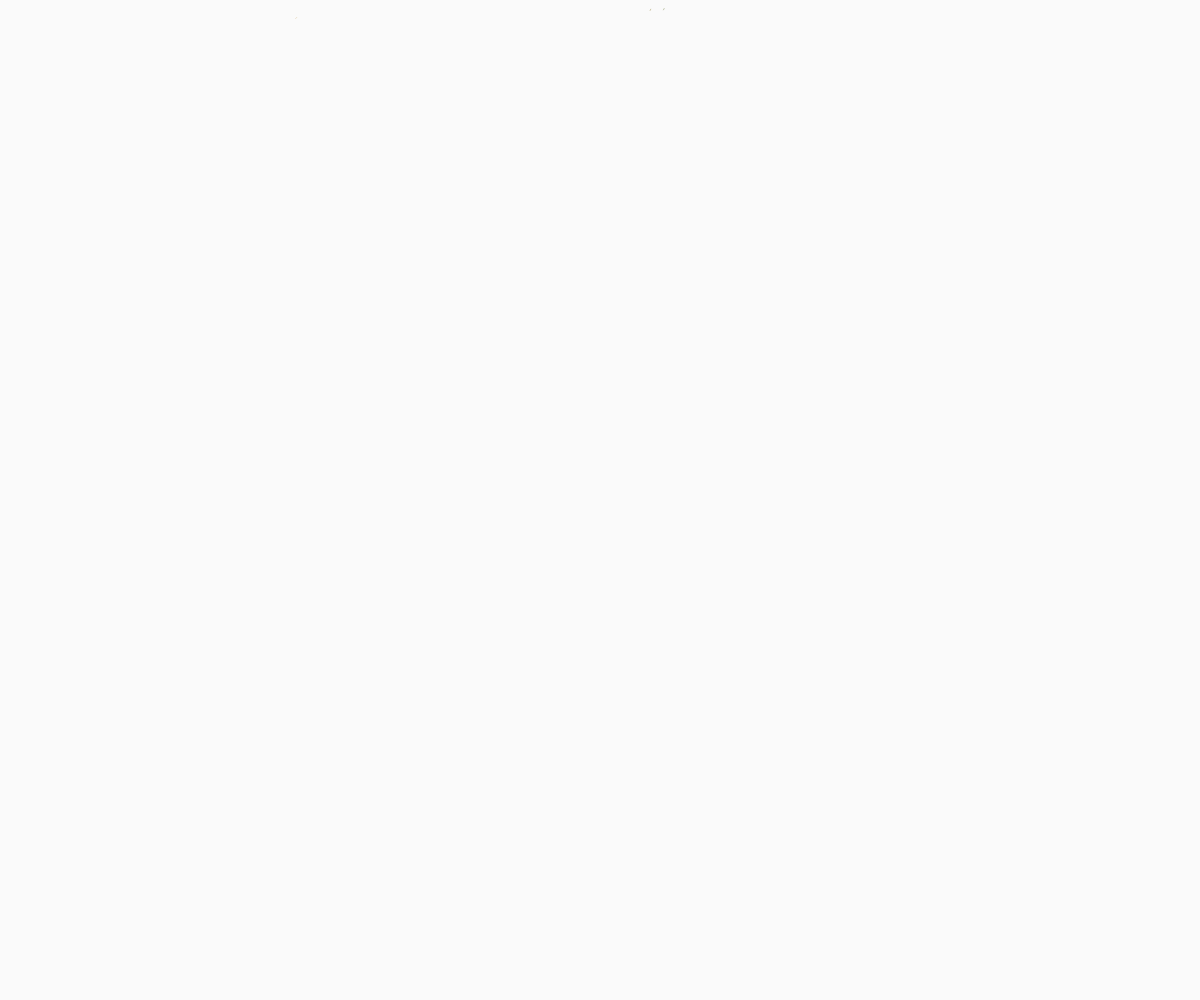
Frame 1 (no input)
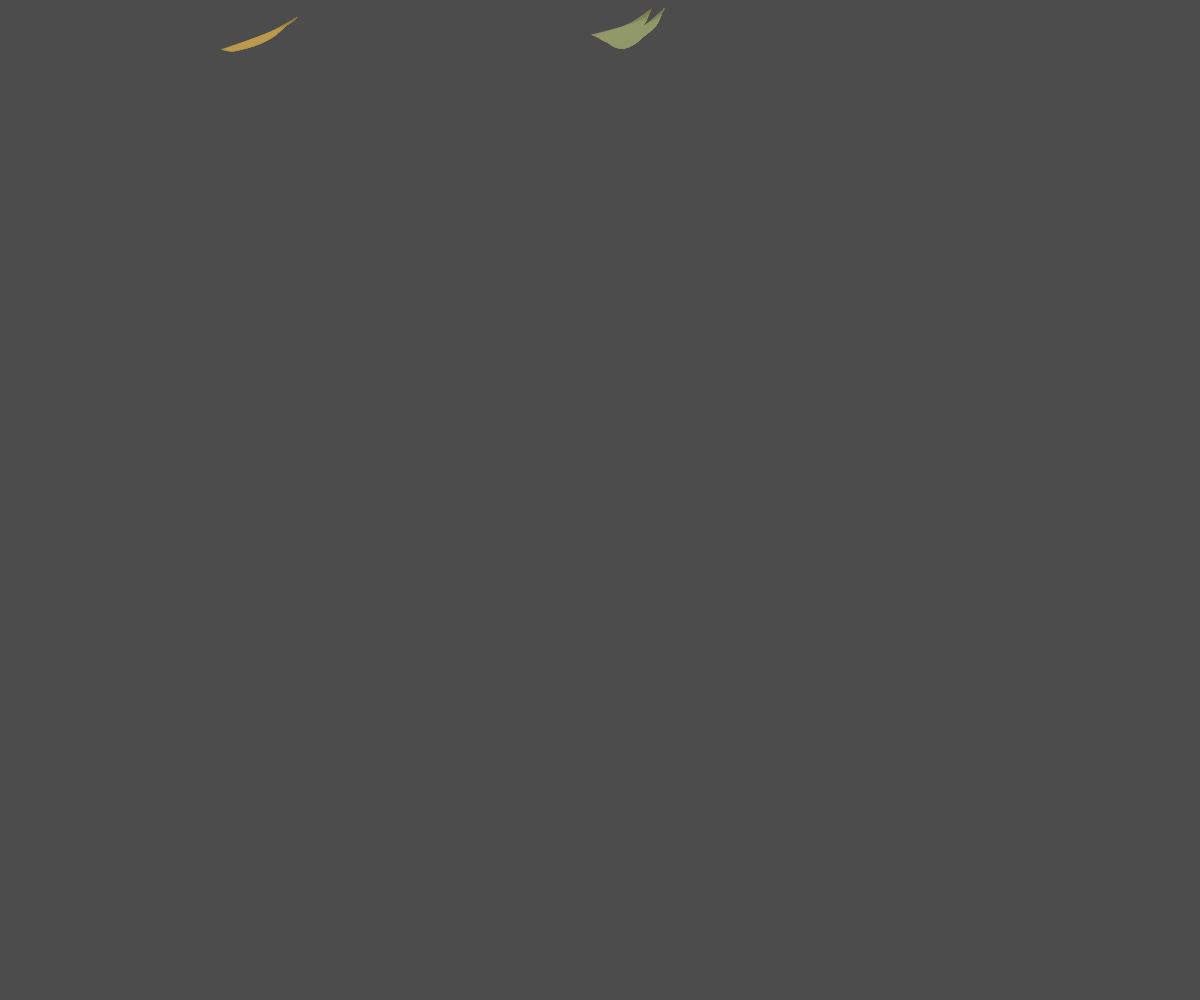
Frame 60 (no input)
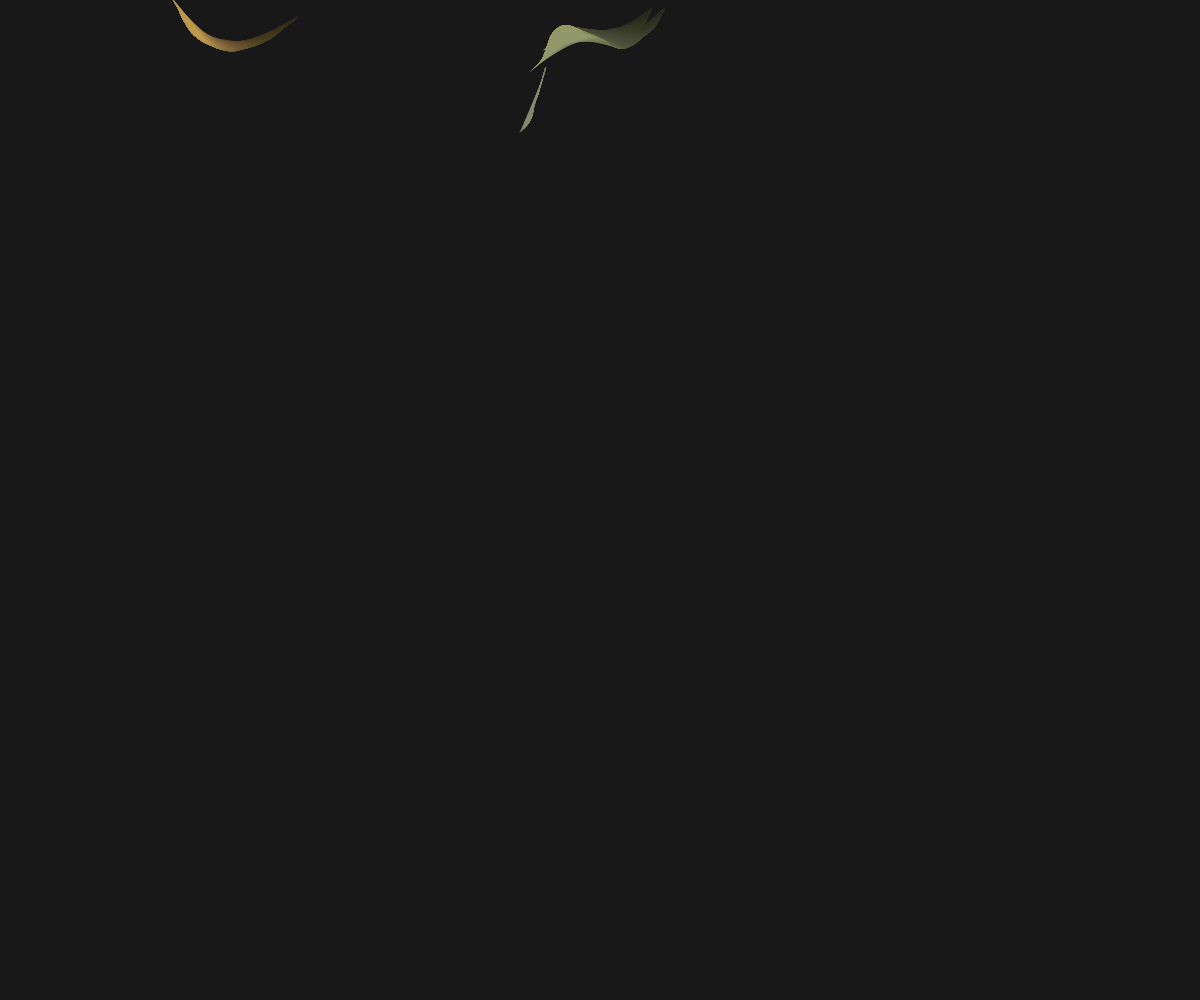
Frame 120 (the mouse pressed at the canvas centre since frame 60)

The p5.js sketch that drew these frames (run headless with seeded random() and noise() and a simulated clock; from frame 60 on, the mouse is pressed at the canvas centre):

// p5.js sketch
// ── sketch.js
let streams = [];
const maxStreams = 100;
const streamDensity = 0.03;
const colorPalette = [
  [20, 80, 90],   // Deep blue-green
  [30, 70, 80],   // Muted green
  [40, 60, 75],   // Olive
  [50, 50, 70],   // Earthy brown
  [60, 40, 65],   // Rust
  [70, 30, 60],   // Deep red
  [80, 20, 55],   // Dark burgundy
];

function setup() {
  createCanvas(windowWidth, windowHeight);
  noStroke();
  colorMode(HSB, 360, 100, 100, 1);
  frameRate(30);

  // Initialize streams
  for (let i = 0; i < maxStreams; i++) {
    if (random() < streamDensity) {
      streams.push(createStream());
    }
  }
}

function draw() {
  background(0, 0, 5, 0.02); // Semi-transparent dark background

  // Update and display streams
  for (let i = streams.length - 1; i >= 0; i--) {
    const s = streams[i];
    s.update();
    s.display();

    // Remove streams that are too old or have ended
    if (s.age > 500 || s.segments.length === 0) {
      streams.splice(i, 1);
    }
  }

  // Add new streams occasionally
  if (frameCount % 10 === 0 && streams.length < maxStreams) {
    if (random() < streamDensity) {
      streams.push(createStream());
    }
  }
}

function createStream() {
  const start = { x: random(width), y: random(height * 0.3) };
  const segments = [{ x: start.x, y: start.y }];
  const colorIndex = floor(random(colorPalette.length));
  const hue = colorPalette[colorIndex][0];
  const saturation = colorPalette[colorIndex][1];
  const brightness = colorPalette[colorIndex][2];

  return {
    segments: segments,
    age: 0,
    hue: hue,
    saturation: saturation,
    brightness: brightness,
    update: function() {
      this.age++;
      
      // Add new segment
      const last = this.segments[this.segments.length - 1];
      const angle = noise(last.x * 0.01, last.y * 0.01, this.age * 0.01) * TWO_PI;
      const speed = random(0.5, 2);
      const dx = cos(angle) * speed;
      const dy = sin(angle) * speed;

      const newX = last.x + dx;
      const newY = last.y + dy;

      // Add some randomness to make it more natural
      this.segments.push({ x: newX, y: newY });

      // Limit number of segments to prevent memory issues
      if (this.segments.length > 100) {
        this.segments.shift();
      }
    },
    display: function() {
      if (this.segments.length < 2) return;

      // Draw the stream as a continuous shape with varying width and opacity
      const points = this.segments.slice(-50); // Use last 50 points for smoother curve

      beginShape();
      for (let i = 0; i < points.length; i++) {
        const p = points[i];
        const alpha = map(i, 0, points.length, 0.1, 0.8);
        const width = map(i, 0, points.length, 0.5, 3);

        // Apply color with slight variation
        const hueVary = (this.hue + random(-2, 2)) % 360;
        fill(hueVary, this.saturation, this.brightness, alpha);
        
        vertex(p.x, p.y);
      }
      endShape();

      // Draw a subtle glow effect along the stream
      noFill();
      stroke(this.hue, this.saturation, this.brightness, 0.3);
      strokeWeight(1);
      beginShape();
      for (let i = 0; i < points.length; i++) {
        const p = points[i];
        vertex(p.x, p.y);
      }
      endShape();

      // Add some texture by drawing small dots
      if (frameCount % 5 === 0) {
        const dotPoint = points[floor(random(points.length))];
        fill(this.hue, this.saturation, this.brightness, 0.7);
        ellipse(dotPoint.x, dotPoint.y, 1, 1);
      }
    }
  };
}

function windowResized() {
  resizeCanvas(windowWidth, windowHeight);
}
